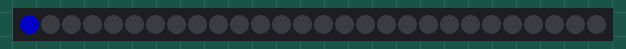
This sketch was run on a simulated Arduino Uno, built with avr-gcc and run on an emulated ATmega328P. Parts: 28 RGB LEDs in strip order, left to right. Dim RGB values are drawn brighter than linear; what the sketch prints to the serial monitor is not drawn.

Above: at 0.01 s.
At 0.7 s:
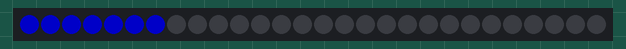
At 1.4 s:
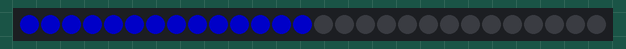
At 2.1 s:
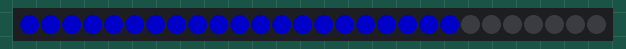
At 2.8 s:
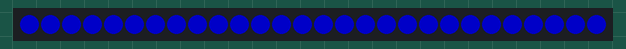

Measured:
- by itself, everything shown: repeats every 6.3 s, in 48 steps

The sketch:

uno_rgb_leds.ino
```cpp
/* uno rgb leds */
#include <FastLED.h>

#define LED_PIN 6
#define LED_TYPE WS2812
#define COLOR_ORDER GRB
#define BRIGHTNESS 100
#define NUM_LEDS 28

CRGB leds[NUM_LEDS];


uint32_t last_pixel_update_ms = 0;
#define PIXEL_UPDATE_RATE_MS 100

void rotate_pixels(void)
{
  uint32_t current_ms;
  CRGB rollover_pixel;
  int i;

  current_ms = millis();

  /* is it time for an update? */
  if (current_ms > last_pixel_update_ms + PIXEL_UPDATE_RATE_MS)
  {
    /* shift all pixels by one */
    rollover_pixel = leds[0];
    for (i=0; i<NUM_LEDS-1; i++)
    {
      leds[i] = leds[i+1];
    }
    leds[NUM_LEDS - 1] = rollover_pixel;
    FastLED.show();
    last_pixel_update_ms = current_ms;
  }
}

#define BIG_RING_START 0
#define BIG_RING_SIZE 16
#define SMALL_RING_START 16
#define SMALL_RING_SIZE 12

int big_ring_red_pos = BIG_RING_START;
int small_ring_red_pos = SMALL_RING_START;

void rotate_rings(void)
{
  uint32_t current_ms;
  int i;

  current_ms = millis();

  /* is it time for an update? */
  if (current_ms > last_pixel_update_ms + PIXEL_UPDATE_RATE_MS)
  {
    /* Update the big ring */
    for (i = BIG_RING_START; i < BIG_RING_SIZE; i++)
    {
      if (i == big_ring_red_pos)
      {
        leds[i] = CRGB::Red;
      }
      else
      {
        leds[i] = CRGB::Blue;
      }
    }
    big_ring_red_pos++;
    if (big_ring_red_pos == BIG_RING_SIZE)
    {
      big_ring_red_pos = 0;
    }

    /* Update the small ring */
    Serial.println("=====");
    for (i = SMALL_RING_START; i < (SMALL_RING_START + SMALL_RING_SIZE); i++)
    {
      if (i == small_ring_red_pos)
      {
        leds[i] = CRGB::Red;
        Serial.print("red: ");
        Serial.println(i);
      }
      else
      {
        leds[i] = CRGB::Blue;
        Serial.print("blue: ");
        Serial.println(i);
      }
    }
    small_ring_red_pos++;
    if (small_ring_red_pos == (SMALL_RING_SIZE + SMALL_RING_START) )
    {
      small_ring_red_pos = SMALL_RING_START;
    }

    FastLED.show();
    last_pixel_update_ms = current_ms;
  }

}

void setup_pattern()
{
  //fill_gradient_RGB(leds, NUM_LEDS, CRGB::Red, CRGB::Blue);
  leds[0] = CRGB::Red;
  FastLED.show();

}

void setup(void)
{
  int i;

  Serial.begin(9600);

  FastLED.addLeds<LED_TYPE, LED_PIN, COLOR_ORDER>(leds, NUM_LEDS).setCorrection( TypicalLEDStrip );
  FastLED.setBrightness(  BRIGHTNESS );

  Serial.println("Initialized...starting power-up-test");

  // Power up test...cycle all LEDs blue.
  for (i=0;i<NUM_LEDS;i++)
  {
    leds[i] = CRGB::Blue;
    FastLED.show();
    FastLED.delay(100);
  }

  Serial.println("power up test complete");

  delay(1000);
  setup_pattern();

}

void loop(void)
{
  rotate_rings();

}
```
